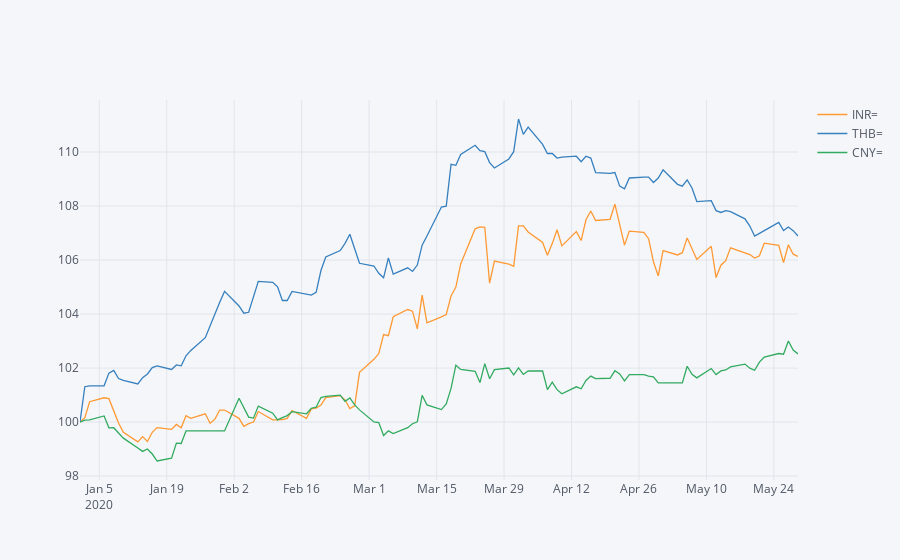
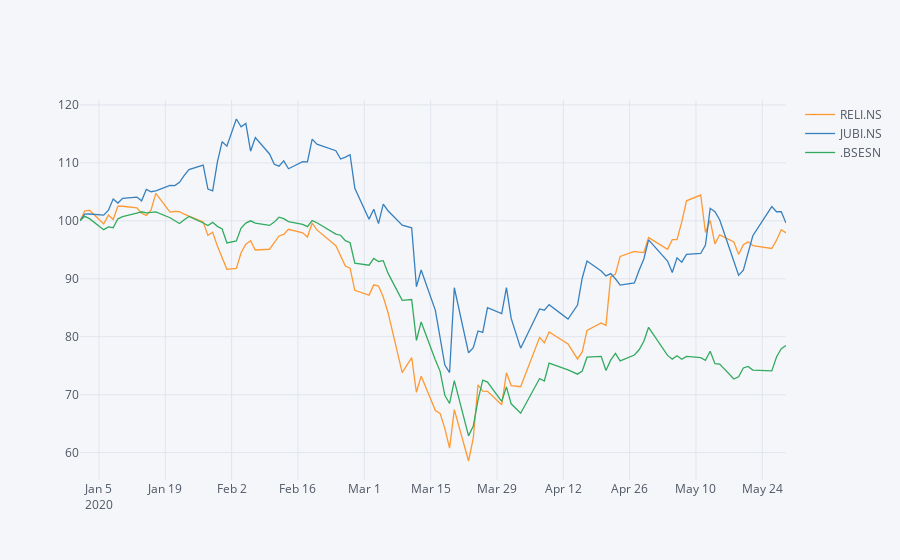

Notebook source saved alongside these figures, in order:
### Code cell
### Getting Timeseries for FX closing price.
data1 = ek.get_timeseries(['INR=', 'THB=','CNY='],  # the RICs
                         fields='CLOSE',  # close field
                         start_date='2020-01-01',  # start date
                         end_date='2020-05-31')  # end date
data1.normalize().iplot()

### Getting Timeseries for EQUITY RICS.
data2 = ek.get_timeseries(rics[:3],  # the RICs
                         fields='CLOSE',  # close field
                         start_date='2020-01-01',  # start date
                         end_date='2020-05-31')  # end date
data2.normalize().iplot()
